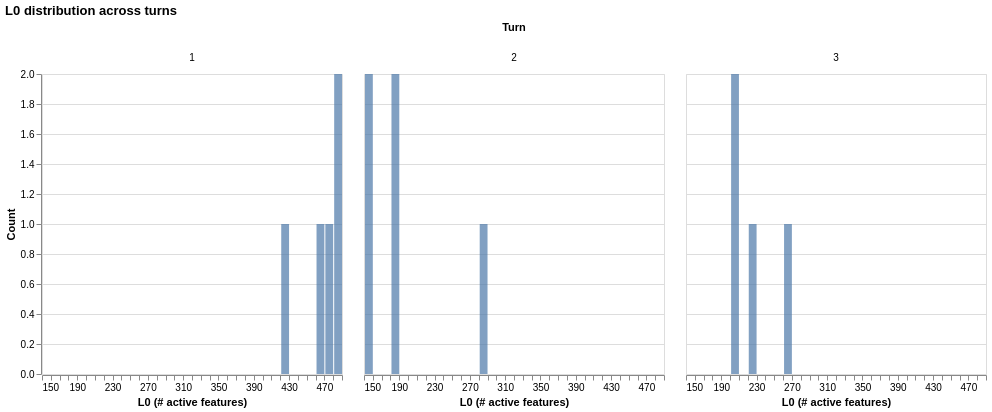

The code cell stored with this chart in its notebook:
### Code cell
plot_l0(instances_stats['pass'])

### Figure 1 — Vega-Lite specification as saved in the notebook (floating-point values rounded to 4 significant figures)
{"config": {"view": {"continuousWidth": 300, "continuousHeight": 300}}, "data": {"name": "data-cb502268783be1705ae7789d3b0267f2"}, "facet": {"column": {"field": "turn", "title": "Turn", "type": "nominal"}}, "spec": {"mark": {"type": "bar", "opacity": 0.7}, "encoding": {"tooltip": [{"aggregate": "count", "title": "Count", "type": "quantitative"}], "x": {"bin": {"maxbins": 40}, "field": "l0", "title": "L0 (# active features)", "type": "quantitative"}, "y": {"aggregate": "count", "title": "Count", "type": "quantitative"}}}, "resolve": {"scale": {"y": "shared"}}, "title": "L0 distribution across turns", "$schema": "https://vega.github.io/schema/vega-lite/v6.1.0.json", "datasets": {"data-cb502268783be1705ae7789d3b0267f2": [{"turn": "1", "l0": 471.0}, {"turn": "1", "l0": 424.0}, {"turn": "1", "l0": 482.0}, {"turn": "1", "l0": 468.0}, {"turn": "1", "l0": 485.0}, {"turn": "2", "l0": 156.0}, {"turn": "2", "l0": 188.0}, {"turn": "2", "l0": 151.0}, {"turn": "2", "l0": 187.0}, {"turn": "2", "l0": 283.0}, {"turn": "3", "l0": 207.0}, {"turn": "3", "l0": 224.0}, {"turn": "3", "l0": 202.0}, {"turn": "3", "l0": 269.0}]}}
